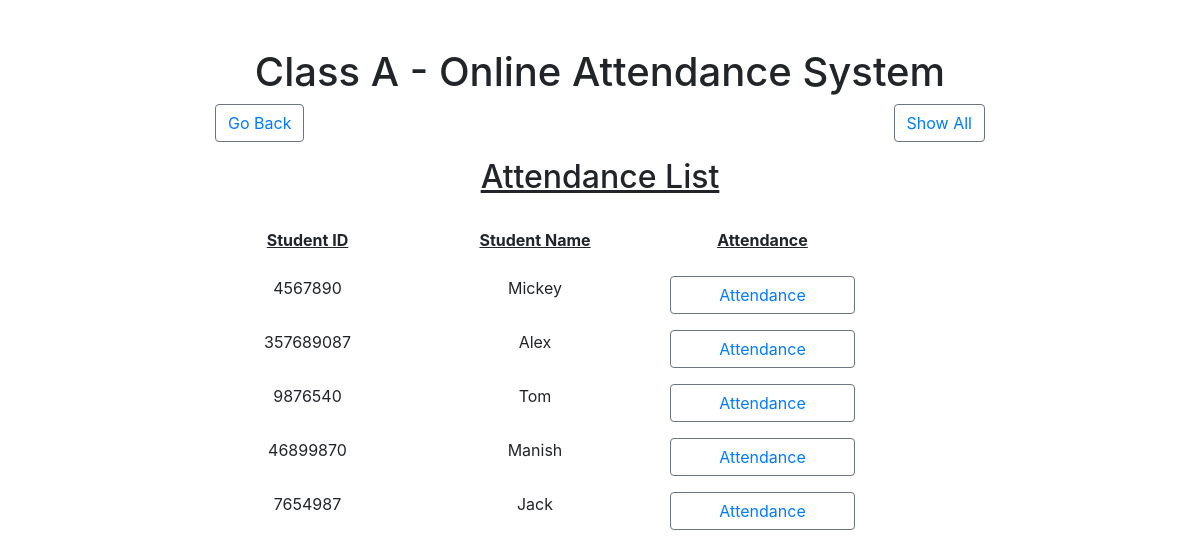
/class_A, run on the app's committed database.
### app/models.py (models this page shows)
class Classes(models.Model):
    student_id = models.IntegerField(max_length=10)
    student_name = models.CharField(max_length=20)
    attendance = models.CharField(max_length=50)
    class Meta:
        db_table = "Classes"

### app/views.py (the view)
# urls.py: path('class_A',views.class_A),
def class_A(request):
    u = Classes.objects.all()
    return render(request,'class_A.html', {'x':u})

### app/templates/class_A.html (shortened to what this page needs)
<!DOCTYPE html>
<html lang="en">
<head>
    <link href="https://maxcdn.bootstrapcdn.com/bootstrap/4.5.2/css/bootstrap.min.css" rel="stylesheet">
</head>
<body>
    <div class="container mt-5">
        <div class="row text-center">
            <div class="col-12">
                <h1>Class A - Online Attendance System</h1>
                <button class="btn btn-outline-secondary float-left mb-3"><a href="dashboard">Go Back</a></button>
                <button class="btn btn-outline-secondary float-right mb-3"><a href="show">Show All</a></button>
            </div>
        </div>
        <div class="row text-center">
            <div class="col-12">
                <h2><u>Attendance List</u></h2>
                <br>
                <div class="form-row">
                    <div class="form-group col-md-3">
                        <label for="studentId"><b><u>Student ID</u></b></label>
                    </div>
                    <div class="form-group col-md-4">
                        <label for="studentName"><b><u>Student Name</u></b></label>
                    </div>
                    <div class="form-group col-md-3">
                        <label for="attendance"><b><u>Attendance</u></b></label>
                    </div>
                </div>
                    {% for i in x %}
                    <div class="form-row">
                        <div class="form-group col-md-3">
                            {{i.student_id}}
                        </div>
                        <div class="form-group col-md-4">
                            {{i.student_name}}
                        </div>
                        <div class="form-group col-md-3">
                            <button type="submit" class="btn btn-outline-secondary btn-block"><a href="edit/{{i.id}}">Attendance</a></button>
                        </div>
                    </div>
                    {% endfor %}
            </div>
        </div>
    </div>
</body>
</html>

### app/templates/class_A.html (style rules this page uses)
.container { max-width: 800px; }

### data on the page
Classes: student_id "4567890", student_name "Mickey"
Classes: student_id "357689087", student_name "Alex"
Classes: student_id "9876540", student_name "Tom"
Classes: student_id "46899870", student_name "Manish"
Classes: student_id "7654987", student_name "Jack"
